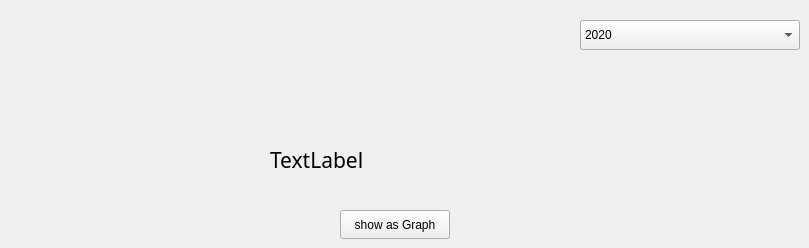
    <widget class="QWidget" name="tab_4">
     <attribute name="title">
      <string>money</string>
     </attribute>
     <widget class="QComboBox" name="comboBox_years">
      <property name="geometry">
       <rect>
        <x>580</x>
        <y>20</y>
        <width>220</width>
        <height>30</height>
       </rect>
      </property>
      <item>
       <property name="text">
        <string>2020</string>
       </property>
      </item>
      <item>
       <property name="text">
        <string>2021</string>
       </property>
      </item>
      <item>
       <property name="text">
        <string>2022</string>
       </property>
      </item>
      <item>
       <property name="text">
        <string>2023</string>
       </property>
      </item>
      <item>
       <property name="text">
        <string>2024</string>
       </property>
      </item>
      <item>
       <property name="text">
        <string>2025</string>
       </property>
      </item>
      <item>
       <property name="text">
        <string>2026</string>
       </property>
      </item>
      <item>
       <property name="text">
        <string>2027</string>
       </property>
      </item>
      <item>
       <property name="text">
        <string>2028</string>
       </property>
      </item>
      <item>
       <property name="text">
        <string>2029</string>
       </property>
      </item>
      <item>
       <property name="text">
        <string>2030</string>
       </property>
      </item>
     </widget>
     <widget class="QLabel" name="label_57">
      <property name="geometry">
       <rect>
        <x>270</x>
        <y>140</y>
        <width>220</width>
        <height>40</height>
       </rect>
      </property>
      <property name="font">
       <font>
        <family>Dyuthi</family>
        <pointsize>16</pointsize>
       </font>
      </property>
      <property name="text">
       <string>TextLabel</string>
      </property>
     </widget>
     <widget class="QPushButton" name="pushButton_5">
      <property name="geometry">
       <rect>
        <x>340</x>
        <y>210</y>
        <width>110</width>
        <height>29</height>
       </rect>
      </property>
      <property name="text">
       <string>show as Graph</string>
      </property>
     </widget>
    </widget>
